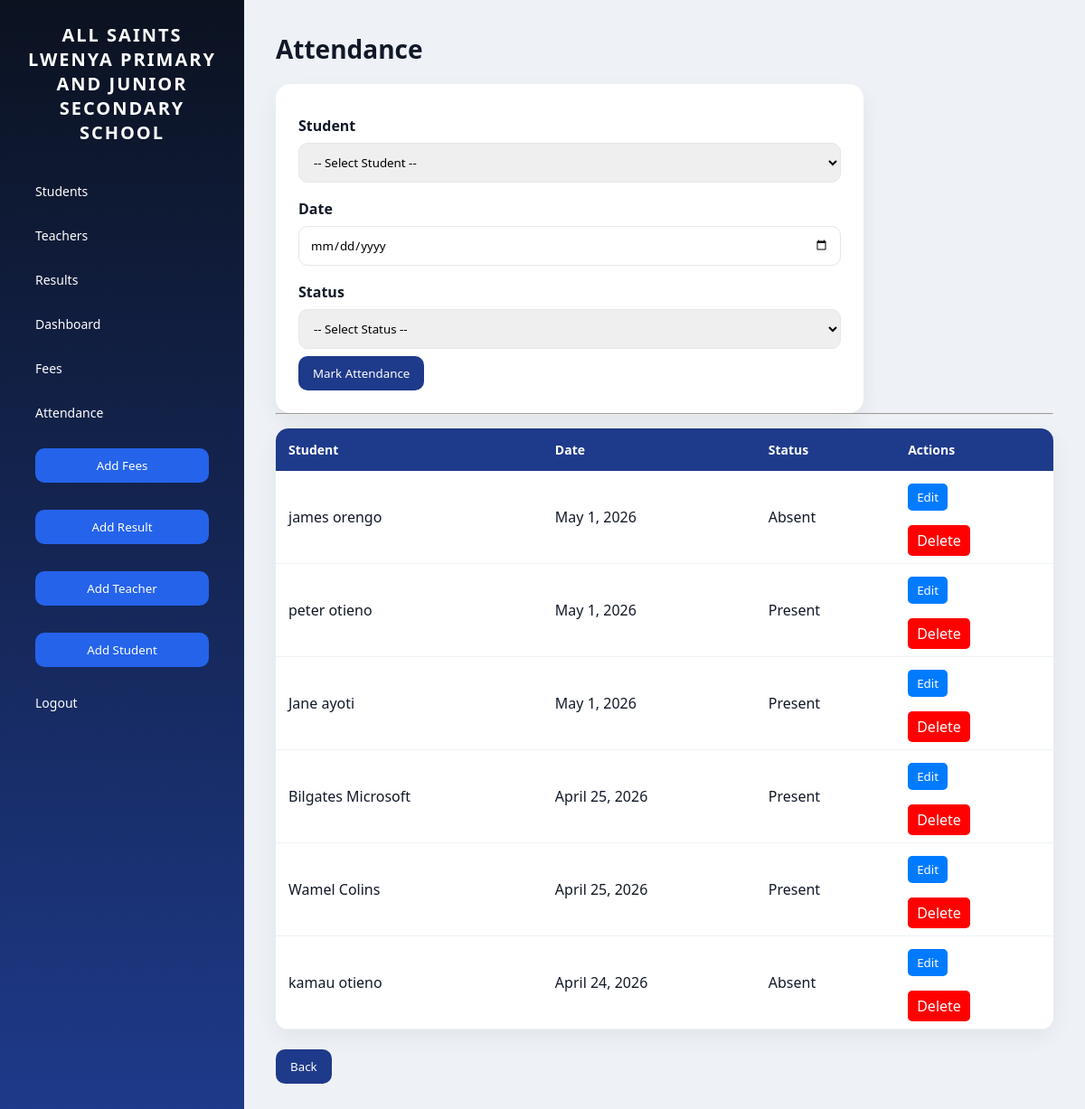
Page /attendance/ (signed in) on the committed database.
### skullapp/models.py (models this page shows, shortened)
class Attendance(models.Model):
    student = models.ForeignKey(Student, on_delete=models.CASCADE)
    date = models.DateField()
    status = models.CharField(max_length=10, choices=[
        ('Present', 'Present'),
        ('Absent', 'Absent')
    ])

class Student(models.Model):
    first_name = models.CharField(max_length=100)
    last_name = models.CharField(max_length=100)
    admission_number = models.CharField(max_length=20, unique=True)
    student_class = models.CharField(max_length=20)

### skullapp/views.py (the view)
# urls.py: path('attendance/', views.attendance, name='attendance'),
def attendance(request):
    attendance_records = Attendance.objects.all().order_by('-date')
    students = Student.objects.all()
    return render(request, 'attendance.html', {
        'attendance': attendance_records,
        'students': students
    })

### skullapp/templates/attendance.html (shortened to what this page needs)
{% extends 'base.html' %}
{% block content %}
<h1>Attendance</h1>
<form method="POST" action="{% url 'mark_attendance' %}">
    <label>Student</label>
    <select name="student" required>
         <option value="">-- Select Student --</option>
    </select>
    <label>Date</label>
    <input type="date" name="date" required>
    <label>Status</label>
    <select name="status">
         <option value="">-- Select Status --</option>
    </select>
    <button type="submit">Mark Attendance</button>
</form>
<hr>
<table>
    <tr>
        <th>Student</th>
        <th>Date</th>
        <th>Status</th>
        <th>Actions</th>
    </tr>
    {% for a in attendance %}
    <tr>
        <td>{{ a.student.first_name }} {{ a.student.last_name }}</td>
        <td>{{ a.date }}</td>
        <td>{{ a.status }}</td>
        <td>
    <a href="{% url 'edit_attendance' a.pk %}">
        <button style="background:#007bff; color:white; border:none; padding:6px 10px; border-radius:5px;">
            Edit
        </button>
    </a>
    <br><br>
    <a href="{% url 'delete_attendance' a.id %}"
   onclick="openDeleteModal({{ a.pk }}); return false;"
   style="background:red; color:white; padding:6px 10px; border-radius:5px; text-decoration:none;">
   Delete
</a>
</td>
    </tr>
    {% endfor %}
</table>
<br>
<a href="{% url 'students' %}">
    <button>Back</button>
</a>
{% endblock %}

### static/css/style.css (style rules this page uses)
* { margin: 0; padding: 0; box-sizing: border-box; font-family: 'Segoe UI', system-ui, sans-serif; }
body { display: flex; background: #eef2f7; color: #111827; min-height: 100vh; }
h1 { font-size: 28px; margin-bottom: 20px; }
table { width: 100%; border-collapse: collapse; background: white; border-radius: 14px; overflow: hidden; box-shadow: 0 8px 25px rgba(0,0,0,0.06); margin-top: 15px; }
th { background: #1e3a8a; color: white; padding: 14px; text-align: left; font-size: 14px; }
td { padding: 14px; border-bottom: 1px solid #eef2f7; }
button { background: #1e3a8a; color: white; border: none; padding: 10px 16px; border-radius: 10px; cursor: pointer; transition: 0.2s; font-weight: 500; }
form { background: white; padding: 25px; border-radius: 16px; box-shadow: 0 10px 25px rgba(0,0,0,0.06); max-width: 650px; }
input, select { width: 100%; padding: 11px 12px; margin: 8px 0; border-radius: 10px; border: 1px solid #e5e7eb; outline: none; transition: 0.2s; }
label { font-weight: 600; margin-top: 10px; display: block; }
a { text-decoration: none; }

### rows in the picture
Attendance: student.first_name "james", student.last_name "orengo", date "May 1, 2026", status "Absent"
Attendance: student.first_name "peter", student.last_name "otieno", date "May 1, 2026", status "Present"
Attendance: student.first_name "Jane", student.last_name "ayoti", date "May 1, 2026", status "Present"
Attendance: student.first_name "Bilgates", student.last_name "Microsoft", date "April 25, 2026", status "Present"
Attendance: student.first_name "Wamel", student.last_name "Colins", date "April 25, 2026", status "Present"
Attendance: student.first_name "kamau", student.last_name "otieno", date "April 24, 2026", status "Absent"
